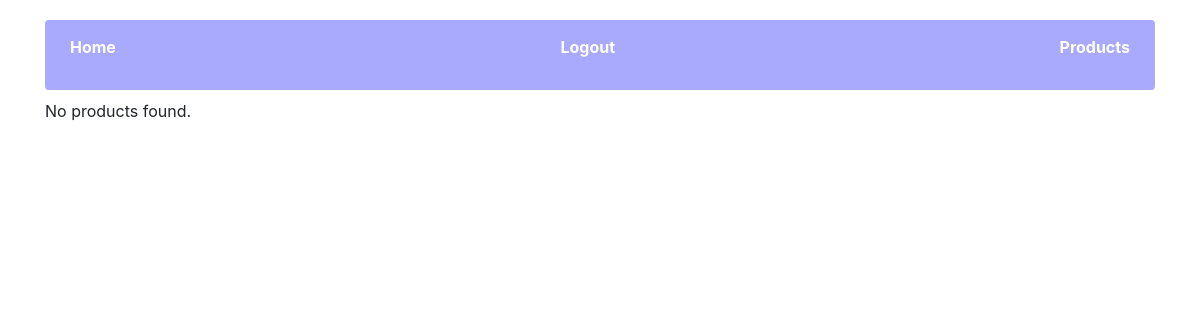
Page /products (signed in) on the earlier database version.
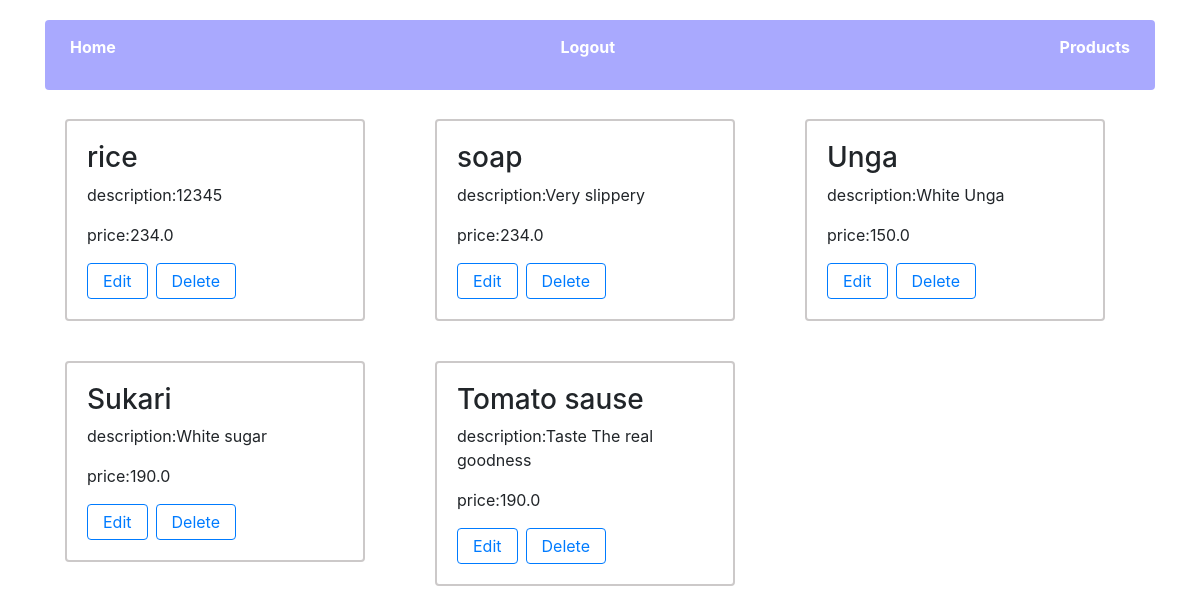
Same page on the later database version.
### store_manager/models.py (models this page shows)
class Products(db.Model):
    id = db.Column(db.Integer, primary_key=True)
    name = db.Column(db.String(20), unique=True, nullable=False)
    price = db.Column(db.Float, nullable=False)
    description = db.Column(db.String(200), nullable=False)

### store_manager/views.py (the view)
@views.route('/products', methods=['GET'])
@login_required
def products():
    products = Products.query.all()
    return render_template('products.html', products=products)

### store_manager/__init__.py (called while the page is built)
def create_app():
    app = Flask(__name__)
    app.config['SECRET_KEY'] = 'thisissecret'
    app.config['SQLALCHEMY_DATABASE_URI'] = f'sqlite:/// {DB_NAME}'
    app.config['SQLALCHEMY_TRACK_MODIFICATIONS'] = False
    db.init_app(app)
    from .views import views
    from .auth import auth
    app.register_blueprint(views)
    app.register_blueprint(auth)
    from .models import User, Products
    create_database(app)
    login_manager = LoginManager()
    login_manager.login_view = 'auth.login'
    login_manager.init_app(app)
    @login_manager.user_loader
    def load_user(user_id):
        return User.query.get(int(user_id))
    return app

### store_manager/templates/products.html
{% extends "base.html" %}
{% block body%}
<div class="container-products">
{% if products %}
{% for product in products %}
<div class="product">
    <div class="container-products">
        <div class="container-products-individual">
         <h3>{{ product.name }}</h3>
         <p><span>description</span>:{{ product.description }}</p>
         <p><span>price</span>:{{ product.price }}</p>
         <div class="products-links">
             <a href="#" class="a-products">Edit</a>
             <a href="#" class="a-products">Delete</a>
         </div>
        </div>
    </div>
</div>
{% endfor %}
{% else %}
<p>No products found.</p>
{% endif %}
</div>
{% endblock %}

### store_manager/templates/base.html (shortened to what this page needs)
<!DOCTYPE html>
<html lang="en">
 <head>
    <link
    rel="stylesheet"
    href="https://stackpath.bootstrapcdn.com/bootstrap/4.4.1/css/bootstrap.min.css"
  />
  <link
    rel="stylesheet"
    href="https://stackpath.bootstrapcdn.com/font-awesome/4.7.0/css/font-awesome.min.css"
  />
  <link rel="stylesheet" href="{{url_for('static', filename='css/index.css')}}" />
</head>
<body>
 <div class="container">
  <strong>
    <nav class="home-nav">
      <ul class="home-ul-nav">
        <li>
          <a href="{{url_for('views.home')}}">Home</a>
        </li>
        <li>
          <a href="{{url_for('auth.logout')}}">Logout</a>
        </li>
        <li>
          <a href="{{url_for('views.products')}}">Products</a>
        </li>
      </ul>
    </nav>
  </strong>
    {% block body %}   {% endblock %}
 </div>
</body>
</html>

### store_manager/static/css/index.css (style rules this page uses)
:root { --padding-divs:5px; --border-divs:1px solid #ccc; --border-radius:5px; --font-size:14px; }
.home-nav { margin-top: 20px; margin-bottom: 9px; padding:10px; background-color: rgb(169, 169, 254); border-radius: 4px; }
.home-ul-nav { list-style: none; padding:var(--padding-divs); display: flex; justify-content: space-between; align-items: center; }
.home-ul-nav li { margin: 0 10px; text-decoration: none; }
.home-ul-nav li a { text-decoration: none; color: white; }
.container-products { display: grid; grid-template-columns: auto auto auto; }
.container-products-individual { width: 300px; display: grid; align-items: center; margin: 20px; padding: 20px; border-radius: 4px; border: 2px solid rgb(204, 201, 201); }
.container-products-individual a { text-decoration: none; }
.products-links { display: flex; align-items: center; }
.a-products { text-decoration: none; padding: 5px 15px; border: 1px solid; border-radius: 4px; margin-right: 8px; }

Differences in the rows shown:
added Products: name "rice", description "12345", price "234.0"
added Products: name "soap", description "Very slippery", price "234.0"
added Products: name "Unga", description "White Unga", price "150.0"
added Products: name "Sukari", description "White sugar", price "190.0"
added Products: name "Tomato sause", description "Taste The real goodness", price "190.0"
Other differences:
text no longer shown: "No products found."
